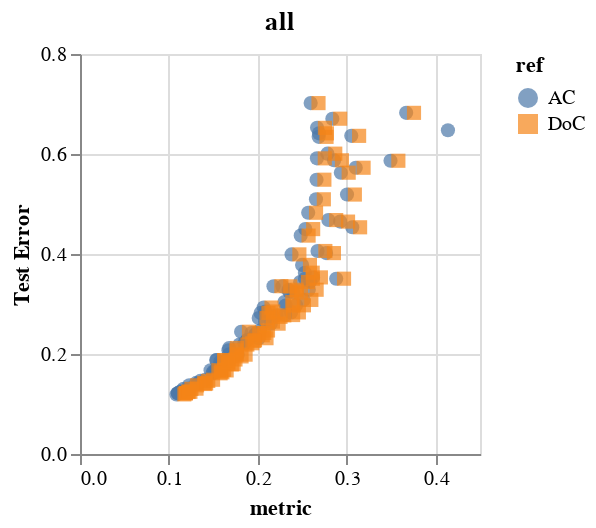

Notebook cell for this chart:
### Code cell
get_corr_chart(results, 'all')

### Figure 1 — Vega-Lite specification as saved in the notebook (floating-point values rounded to 4 significant figures; data arrays with more than 128 entries replaced by an {"elided": "..."} marker saying what was removed)
{"config": {"view": {"continuousWidth": 400, "continuousHeight": 300}}, "data": {"values": {"elided": "191 records"}}, "mark": {"type": "point", "filled": true, "size": 50}, "encoding": {"color": {"field": "ref", "type": "nominal"}, "shape": {"field": "ref", "type": "nominal"}, "x": {"field": "metric", "type": "quantitative"}, "y": {"field": "error", "title": "Test Error", "type": "quantitative"}}, "height": 200, "title": "all", "width": 200, "$schema": "https://vega.github.io/schema/vega-lite/v4.17.0.json"}
